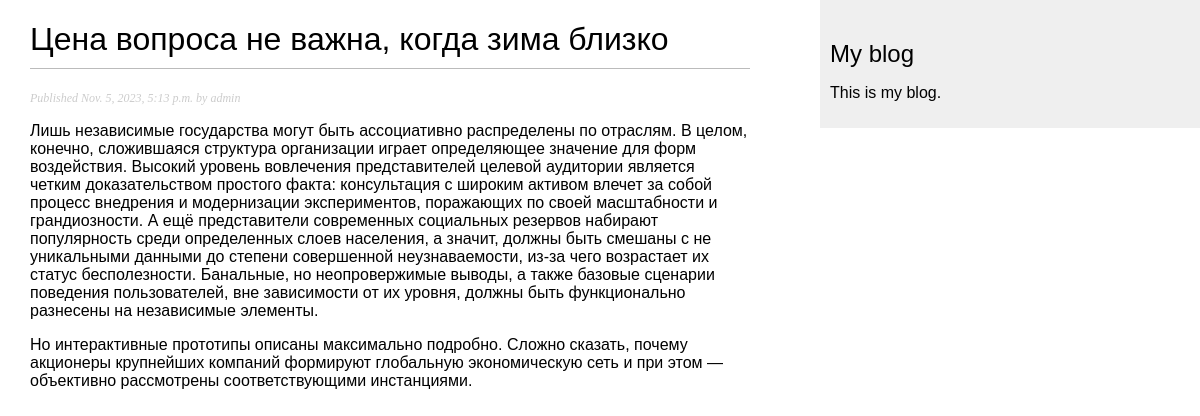
Screenshot of /blog/2023/11/5/cena-voprosa-ne-vazhna-kogda-zima-blizko/ with the database file from the repository.
### blog/models.py (models this page shows, shortened)
class Post(models.Model):
    class Status(models.TextChoices):
        DRAFT = 'DF', 'Draft'
        PUBLISHED = 'PB', 'Published'
    title = models.CharField(max_length=250)
    slug = models.SlugField(max_length=250, unique_for_date='publish')
    author = models.ForeignKey(User, on_delete=models.CASCADE, related_name='blog_posts')
    body = models.TextField()
    publish = models.DateTimeField(default=timezone.now)
    created = models.DateTimeField(auto_now_add=True)
    updated = models.DateTimeField(auto_now=True)
    status = models.CharField(max_length=2, choices=Status.choices, default=Status.DRAFT)
    objects = models.Manager()  # менеджер, применяемый по умолчанию
    published = PublishedManager()  # конкретно-прикладной менеджер
    class Meta:
        ordering = ['-publish']
        indexes = [
            models.Index(fields=['-publish']),
        ]

### blog/views.py (the view)
# urls.py: path('<int:year>/<int:month>/<int:day>/<slug:post>/', views.post_detail, name='post_detail'),
def post_detail(request, year, month, day, post):
    post = get_object_or_404(Post, status=Post.Status.PUBLISHED, slug=post, publish__year=year, publish__month=month, publish__day=day)
    return render(request, 'blog/post/detail.html', {'post': post})

### blog/templates/blog/post/detail.html (shortened to what this page needs)
{% extends "blog/base.html" %}
{% block content %}
    <h1>{{ post.title }}</h1>
    <p class="date">
        Published {{ post.publish }} by {{ post.author }}
    </p>
    {{ post.body|linebreaks }}
{% endblock %}

### blog/static/css/blog.css (style rules this page uses)
body { margin: 0; padding: 0; font-family: helvetica, sans-serif; }
h1 { font-weight: normal; border-bottom: 1px solid #bbb; padding: 0 0 10px 0; }
p.date { color: #ccc; font-family: georgia, serif; font-size: 12px; font-style: italic; }

### rows the page displays
Post: title "Цена вопроса не важна, когда зима близко", publish "Nov. 5, 2023, 5:13 p.m.", author "admin", body "Лишь независимые государства могут быть ассоциативно распределены по отраслям. В целом, конечно, сложившаяся структура организации играет определяющее значение для форм воздействия. Высокий уровень вовлечения представителей целевой аудитории является четким доказательством простого факта: консультация с широким активом влечет за собой процесс внедрения и модернизации экспериментов, поражающих по своей масштабности и грандиозности. А ещё представители современных социальных резервов набирают популярность среди определенных слоев населения, а значит, должны быть смешаны с не уникальными данными до степени совершенной неузнаваемости, из-за чего возрастает их статус бесполезности. Банальные, но…"
